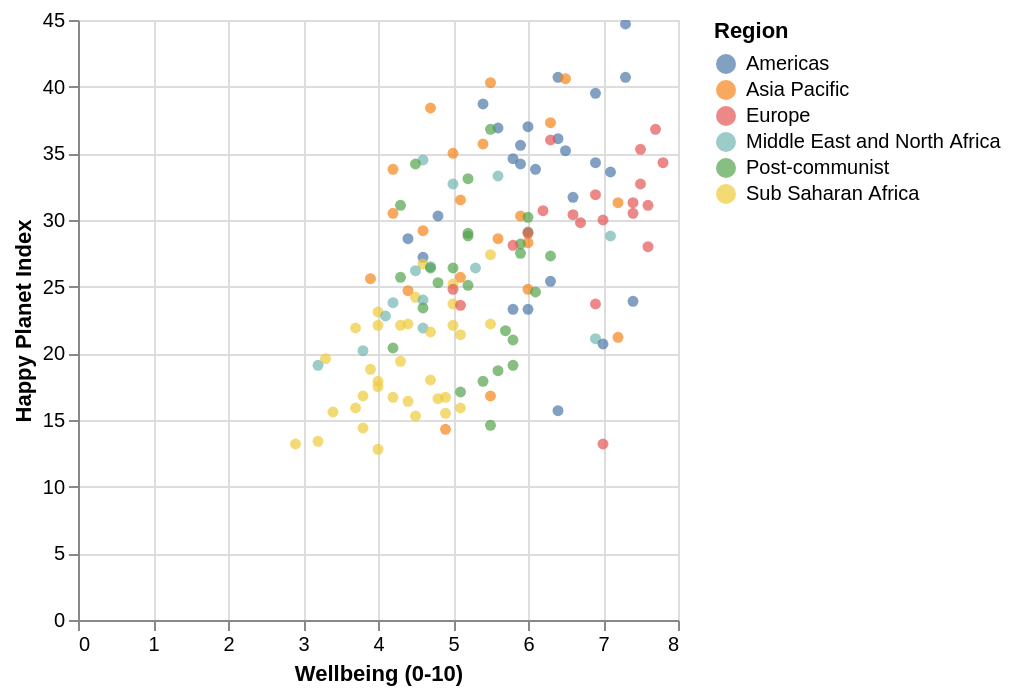

Notebook code for this chart:
### Markdown cell above
<b>Challenging Task:</b> How can we include both the zooming and tooltip features?

### Code cell
alt.Chart(hpi_df).mark_circle().encode(
    x='Wellbeing (0-10):Q',
    y='Happy Planet Index:Q',
    color='Region:N',
    tooltip=['Country', 'Region', 'Wellbeing (0-10)', 'Happy Planet Index', 'Life Expectancy (years)']
).interactive()

### Figure 1 — Vega-Lite specification as saved in the notebook (floating-point values rounded to 4 significant figures; data arrays with more than 128 entries replaced by an {"elided": "..."} marker saying what was removed)
{"config": {"view": {"continuousWidth": 300, "continuousHeight": 300}}, "data": {"name": "data-06c1dbec64553b487ce4599ce4c93c9b"}, "mark": {"type": "circle"}, "encoding": {"color": {"field": "Region", "type": "nominal"}, "tooltip": [{"field": "Country", "type": "nominal"}, {"field": "Region", "type": "nominal"}, {"field": "Wellbeing (0-10)", "type": "quantitative"}, {"field": "Happy Planet Index", "type": "quantitative"}, {"field": "Life Expectancy (years)", "type": "quantitative"}], "x": {"field": "Wellbeing (0-10)", "type": "quantitative"}, "y": {"field": "Happy Planet Index", "type": "quantitative"}}, "params": [{"name": "param_2", "select": {"type": "interval", "encodings": ["x", "y"]}, "bind": "scales"}], "$schema": "https://vega.github.io/schema/vega-lite/v5.8.0.json", "datasets": {"data-06c1dbec64553b487ce4599ce4c93c9b": {"elided": "140 records"}}}
